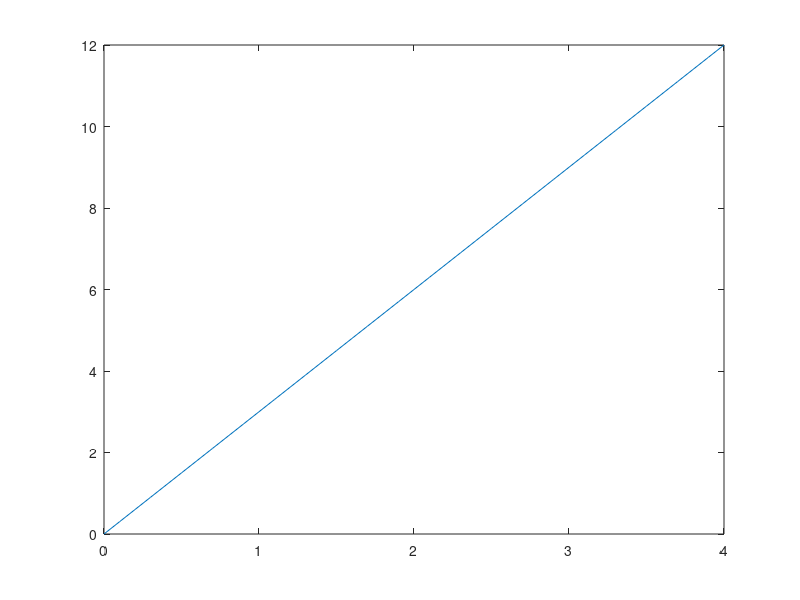

MATLAB code to generate this figure:
%MRU

v0 = 0;
t = 0:0.1:4;
v = t*0;
a = 3;
k=1;
for i=0:0.1:4
  v(k)= v0 + a * i;
  plot(t,v);
  pause(.2)
  k=k+1;
end
